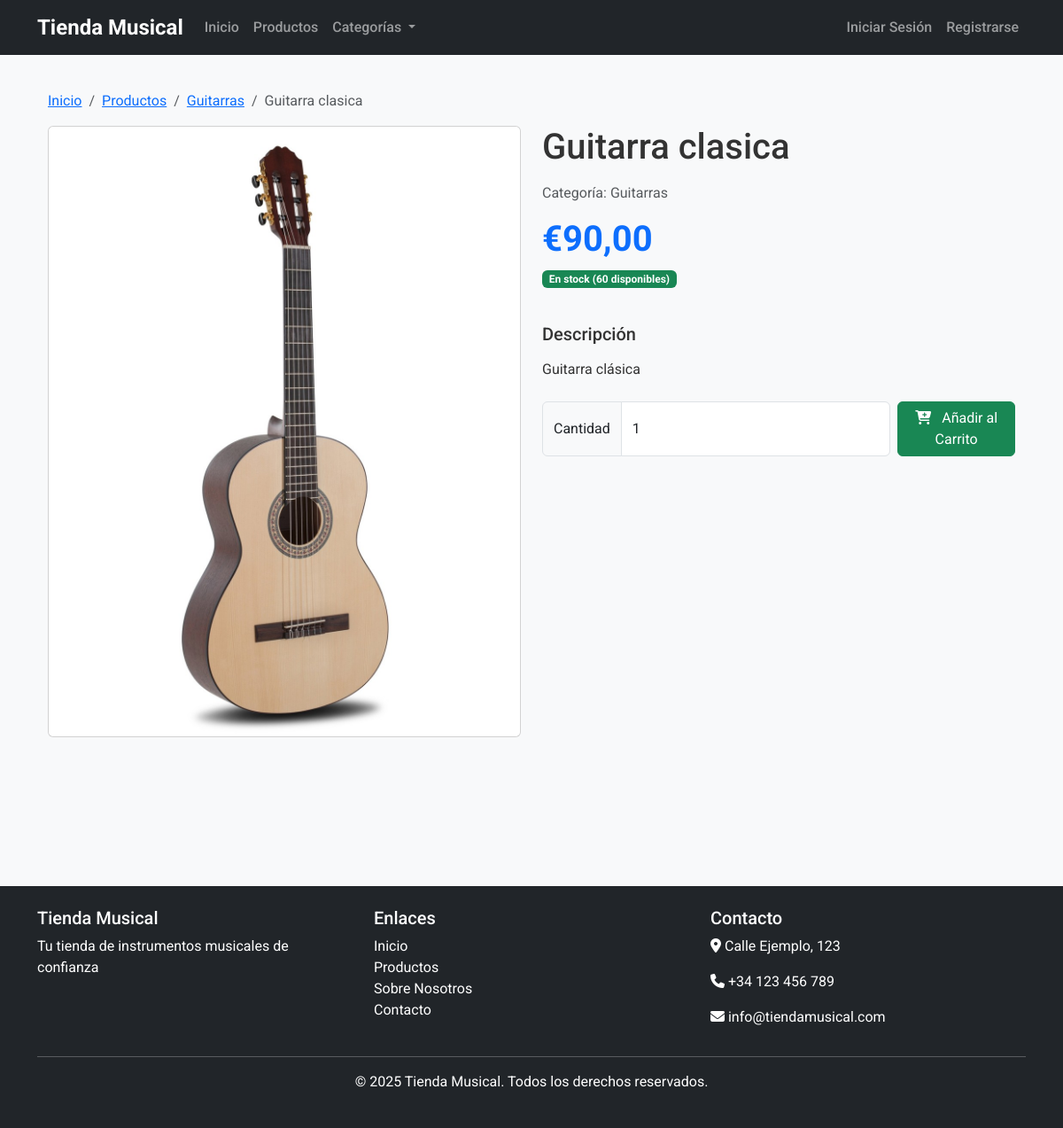
/producto/guitarra-clasica/, run on the app's committed database.
### productos/models.py (models this page shows, shortened)
class Instrumento(models.Model):
    nombre = models.CharField(max_length=200)
    slug = models.SlugField(max_length=200, unique=True, blank=True)
    categoria = models.ForeignKey(Categoria, related_name='instrumentos', on_delete=models.CASCADE)
    descripcion = models.TextField()
    precio = models.DecimalField(max_digits=10, decimal_places=2)
    stock = models.PositiveIntegerField(default=0)
    disponible = models.BooleanField(default=True)
    imagen = models.ImageField(upload_to='instrumentos/', blank=True)
    fecha_creacion = models.DateTimeField(auto_now_add=True)
    fecha_actualizacion = models.DateTimeField(auto_now=True)
    especificaciones = models.JSONField(blank=True, null=True)
    class Meta:
        verbose_name = 'Instrumento'
        verbose_name_plural = 'Instrumentos'
        ordering = ['-fecha_creacion']

class Categoria(models.Model):
    nombre = models.CharField(max_length=100)
    slug = models.SlugField(max_length=100, unique=True, blank=True)
    descripcion = models.TextField(blank=True)
    class Meta:
        verbose_name = 'Categoría'
        verbose_name_plural = 'Categorías'

### productos/views.py (the view)
# urls.py: path('producto/<slug:slug>/', views.InstrumentoDetailView.as_view(), name='instrumento_detalle'),
class InstrumentoDetailView(DetailView):
    model = Instrumento
    template_name = 'productos/instrumento_detalle.html'
    context_object_name = 'instrumento'
    slug_url_kwarg = 'slug'
    def get_context_data(self, **kwargs):
        context = super().get_context_data(**kwargs)
        context['categorias'] = Categoria.objects.all()
        context['relacionados'] = Instrumento.objects.filter(
            categoria=self.object.categoria,
            disponible=True
        ).exclude(id=self.object.id).order_by('?')[:4]
        return context

### templates/productos/instrumento_detalle.html (shortened to what this page needs)
{% extends 'base.html' %}
{% block content %}
<div class="container">
    <nav aria-label="breadcrumb" class="my-3">
        <ol class="breadcrumb">
            <li class="breadcrumb-item"><a href="{% url 'home' %}">Inicio</a></li>
            <li class="breadcrumb-item"><a href="{% url 'producto_lista' %}">Productos</a></li>
            <li class="breadcrumb-item"><a href="{% url 'categoria_detalle' instrumento.categoria.slug %}">{{ instrumento.categoria.nombre }}</a></li>
            <li class="breadcrumb-item active" aria-current="page">{{ instrumento.nombre }}</li>
        </ol>
    </nav>
    <div class="row mb-5">
        <div class="col-md-6 mb-4">
            <div class="card">
                {% if instrumento.imagen %}
                <img src="{{ instrumento.imagen.url }}" class="img-fluid rounded" alt="{{ instrumento.nombre }}">
                {% else %}
                <img src="https://via.placeholder.com/600x400" class="img-fluid rounded" alt="{{ instrumento.nombre }}">
                {% endif %}
            </div>
        </div>
        <div class="col-md-6">
            <h1 class="mb-3">{{ instrumento.nombre }}</h1>
            <p class="text-muted">Categoría: {{ instrumento.categoria.nombre }}</p>
            <div class="mb-4">
                <h2 class="h1 text-primary fw-bold">€{{ instrumento.precio }}</h2>
                <p class="badge {% if instrumento.stock > 0 %}bg-success{% else %}bg-danger{% endif %}">
                    {% if instrumento.stock > 0 %}En stock ({{ instrumento.stock }} disponibles){% else %}Agotado{% endif %}
                </p>
            </div>
            <div class="mb-4">
                <h3 class="h5">Descripción</h3>
                <p>{{ instrumento.descripcion|linebreaks }}</p>
            </div>
            <div class="d-grid gap-2">
                {% if instrumento.stock > 0 %}
                <form method="post" action="" class="d-flex mb-3">
                    <div class="input-group">
                        <span class="input-group-text">Cantidad</span>
                        <input type="number" name="cantidad" value="1" min="1" max="{{ instrumento.stock }}" class="form-control">
                    </div>
                    <button type="submit" class="btn btn-success ms-2 flex-grow-1">
                        <i class="fas fa-cart-plus me-2"></i> Añadir al Carrito
                    </button>
                </form>
                {% else %}
                <button class="btn btn-secondary" disabled>
                    <i class="fas fa-times-circle me-2"></i> Producto Agotado
                </button>
                {% endif %}
            </div>
        </div>
    </div>
</div>
{% endblock %}

### static/css/style.css (style rules this page uses)
:root { --primary-color: #3f51b5; --secondary-color: #ff4081; --accent-color: #ffc107; --text-color: #333; --light-bg: #f8f9fa; --dark-bg: #343a40; }
body { font-family: 'Roboto', sans-serif; color: var(--text-color); background-color: var(--light-bg); }
.card { transition: transform 0.3s ease, box-shadow 0.3s ease; margin-bottom: 1.5rem; }

### data on the page
Instrumento: categoria.nombre "Guitarras", nombre "Guitarra clasica", imagen (picture), precio "90,00", stock "60", descripcion "Guitarra clásica"
